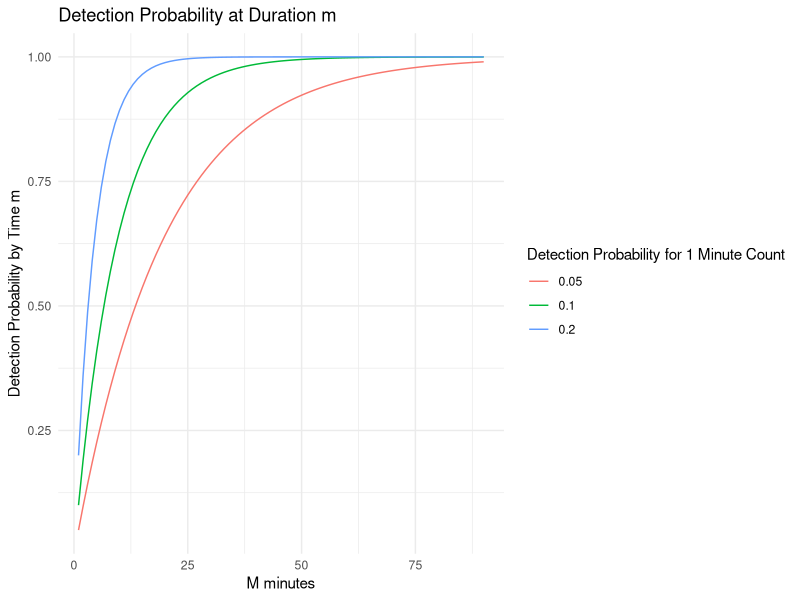
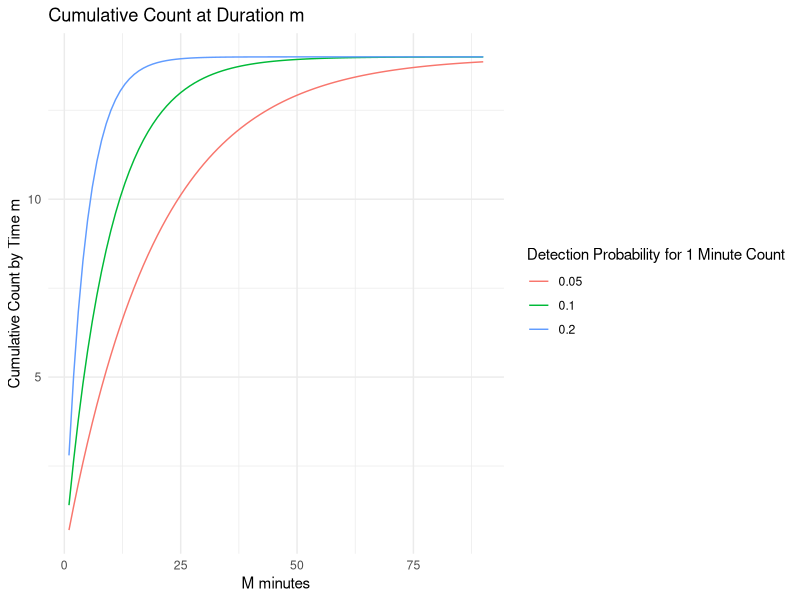
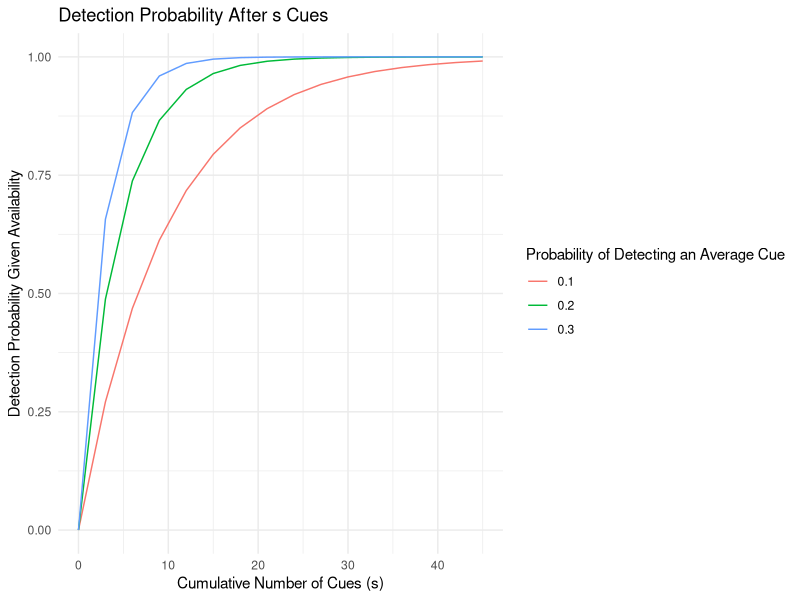
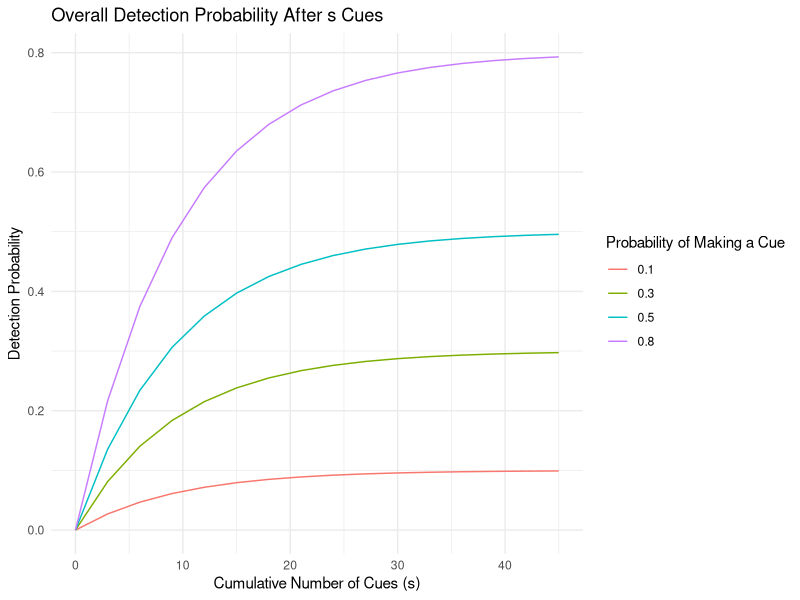
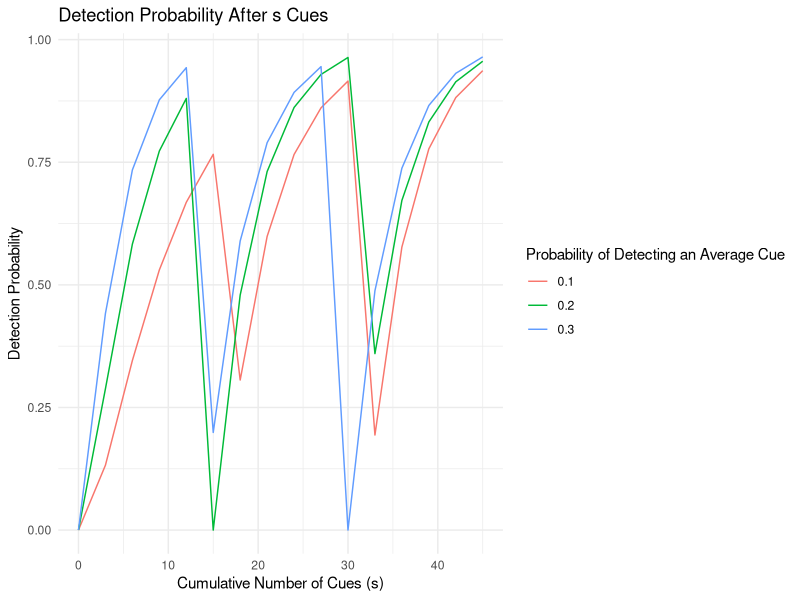
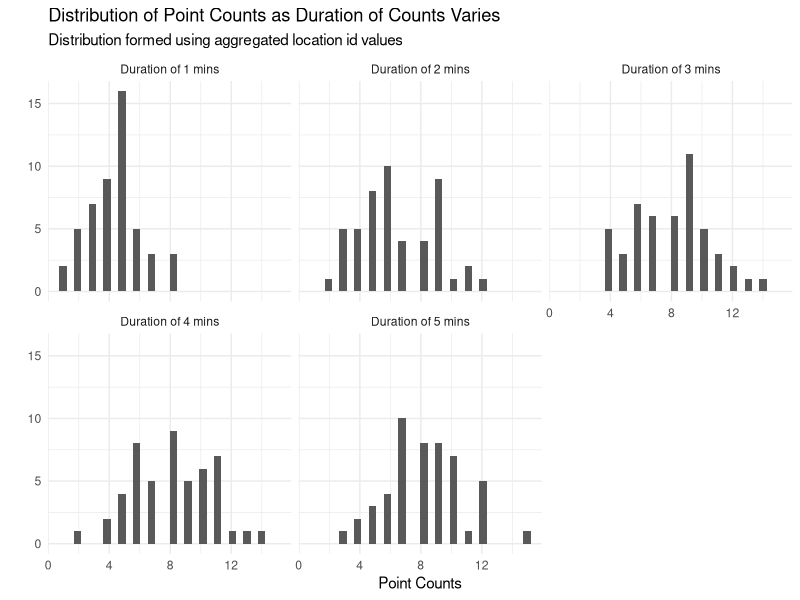

Source code (R) for these figures, in order:
## ---- chunk 1
knitr::opts_chunk$set(echo = TRUE)
## ---- chunk 2
library(tidyverse)
## ---- chunk 3
set.seed(1)
n_locations = 50
lambda = 15 # get this number from some data?
locationID = 1:n_locations
N_i = rpois(n_locations,lambda)

dfBase = as.data.frame(cbind(locationID, N_i))
head(dfBase)
## ---- chunk 4
PredictProbability = function(m, p1m){
  # the way I think about this function is (for the time example): 
  # p1m is the probability of detecting an individual within a 1 min interval 
  # 1-p1m is the probability of not detecting an individual within a 1 min interval
  # (1-p1m)^m is the probability of not detecting an individual at all within m minutes
  # 1-((1-p1m)^m) is the probability of detecting an individual at least once within 
  # m minutes
  p_m = 1-((1-p1m)**m)
  return(p_m)
}
## ---- chunk 5
# let m vary from 1 min to 90 mins
maxMinute = 90
m = 1:maxMinute
# let p_1m vary from a low detection probability to a higher one with 1 min intervals
p_1m = c(0.05,0.1,0.2)
p_1m_col = rep(p_1m, maxMinute)

# make the dataframe of probabilities
dfProbabilityTime = tibble(m=m)
dfProbabilityTime = dfProbabilityTime %>%
  slice(rep(1:n(), each = length(p_1m)))
dfProbabilityTime = dfProbabilityTime%>%
  mutate(p_1m = p_1m_col, 
         p_m = PredictProbability(m,p_1m))

# show results
head(dfProbabilityTime)
ggplot(dfProbabilityTime)+ 
  geom_line(aes(x=m, y = p_m, color = as.factor(p_1m)))+ 
  theme_minimal()+ 
  labs(title = "Detection Probability at Duration m", 
       x = "M minutes", 
       y = "Detection Probability by Time m", 
       color = "Detection Probability for 1 Minute Count")
  
## ---- chunk 6
N1=14
dfProbabilityTime = dfProbabilityTime%>%
  mutate(C = N1*p_m)
ggplot(dfProbabilityTime)+ 
  geom_line(aes(x=m, y = C, color = as.factor(p_1m)))+ 
  theme_minimal()+ 
  labs(title = "Cumulative Count at Duration m", 
       x = "M minutes", 
       y = "Cumulative Count by Time m", 
       color = "Detection Probability for 1 Minute Count")
## ---- chunk 7
# let s vary based on time (and a known cues/min rate)
maxMinute = 15
m = 0:maxMinute
cuesPerMin = 3 
s = m*cuesPerMin # should this be a more complicated relationship?
# let p_1d vary from a low detection  to a higher one
p_1d = c(0.1,0.2,0.3)
p_1d_col = rep(p_1d, length(s))

# make df
dfProbabilityCue = tibble(s=s)
dfProbabilityCue = dfProbabilityCue %>%
  slice(rep(1:n(), each = length(p_1d)))

dfProbabilityCue = dfProbabilityCue%>%
  mutate(p_1d = p_1d_col, 
         p_ds = PredictProbability(s,p_1d))

# show results
head(dfProbabilityCue)
ggplot(dfProbabilityCue)+ 
  geom_line(aes(x=s, y = p_ds, color = as.factor(p_1d)))+ 
  theme_minimal()+ 
  labs(title = "Detection Probability After s Cues", 
       x = "Cumulative Number of Cues (s)", 
       y = "Detection Probability Given Availability", 
       color = "Probability of Detecting an Average Cue")
## ---- chunk 8
# case 1: p_1d is constant, and p_s varies from high to low 

maxMinute = 15
m = 0:maxMinute
cuesPerMin = 3 
s = m*cuesPerMin # should this be a more complicated relationship?
p_1d = c(0.1)
p_s = c(0.1,0.3,0.5,0.8)
p_1d_col = rep(p_1d, length(s))
p_s_col = rep(p_s, length(s))

# make df
dfProbabilityCue = tibble(s=s)
dfProbabilityCue$p_1d = p_1d
dfProbabilityCue = dfProbabilityCue %>%
  slice(rep(1:n(), each = length(p_s)))

dfProbabilityCue = dfProbabilityCue%>%
  mutate(p_s = p_s_col, 
         p = PredictProbability(s,p_1d)*p_s)

# show results
head(dfProbabilityCue)
ggplot(dfProbabilityCue)+ 
  geom_line(aes(x=s, y = p, color = as.factor(p_s)))+ 
  theme_minimal()+ 
  labs(title = "Overall Detection Probability After s Cues", 
       x = "Cumulative Number of Cues (s)", 
       y = "Detection Probability", 
       color = "Probability of Making a Cue")
## ---- chunk 9
# let s vary based on time (and a known cues/min rate)
maxMinute = 15
m = 0:maxMinute
cuesPerMin = 3 
s = m*cuesPerMin # should this be a more complicated relationship?
# let p_1d vary from a low detection  to a higher one
p_1d = c(0.1,0.2,0.3)
p_s = c(0.2)
p_1d_col = rep(p_1d, length(s))
#p_s_col = rep(p_s, length(s))

# make df
dfProbabilityCue = tibble(s=s)
dfProbabilityCue = dfProbabilityCue %>%
  slice(rep(1:n(), each = length(p_1d)))

dfProbabilityCue = dfProbabilityCue%>%
  mutate(p_1d = p_1d_col,
         p = PredictProbability(s,p_1d)*PredictProbability(m,p_s))

# show results
head(dfProbabilityCue)
ggplot(dfProbabilityCue)+ 
  geom_line(aes(x=s, y = p, color = as.factor(p_1d)))+ 
  theme_minimal()+ 
  labs(title = "Detection Probability After s Cues", 
       x = "Cumulative Number of Cues (s)", 
       y = "Detection Probability", 
       color = "Probability of Detecting an Average Cue")
## ---- chunk 10
# ask: ideally p_1d and p_s should vary across the different locationID's 
# based on if they are easy, medium, or hard areas to survey
# for now my assumptions are that all locations are a medium difficulty area 
# to survey
p_1d = 0.2
p_s = 0.6
maxMinute = 5 # picked a small duration for visualization purposes
m = 0:maxMinute
cuesPerMin = 3 
s = rep(m*cuesPerMin, nrow(dfBase))
## ---- chunk 11
# produce the detection probabilities after duration m 
dfBaseProb = dfBase%>%
  slice(rep(1:n(), each = length(m)))%>%
  mutate(`Duration of Count`=rep(m, nrow(dfBase)),
         Cues = s,
         p = PredictProbability(Cues,p_1d)*p_s)

## ---- chunk 12
set.seed(1)
dfBaseProb$C = rbinom(nrow(dfBaseProb), dfBaseProb$N_i, dfBaseProb$p)
dfBaseProb$`Duration of Count` = paste("Duration of",dfBaseProb$`Duration of Count`,"mins")
head(dfBaseProb)
## ---- chunk 13
# look at distributions based on duration 
dfBaseProb%>%
  filter(`Duration of Count`!="Duration of 0 mins")%>%
ggplot()+ 
  geom_histogram(aes(x=C))+ 
  facet_wrap(~as.factor(`Duration of Count`))+ 
  theme_minimal()+ 
  labs(title = "Distribution of Point Counts as Duration of Counts Varies", 
       subtitle = "Distribution formed using aggregated location id values",
       x = "Point Counts",
       y="")
